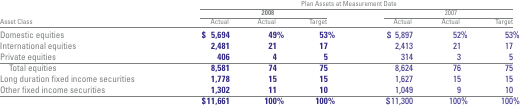
#> input picture baselines/docling_eval/test_images/FDX.2008.page_46.pdf_55235.png, 522 x 107 px
$ python -i document.py   (imports and definitions only)
#> lines starting #> are read from the running program, lines starting #| are printed output that depends on the picture
#> further down, picture is the input picture: PIL image 522x107 RGB; mean R, G, B 242.1, 242, 244.4
"""
Document Processing Module

Handles the initial processing of financial documents:
1. PDF to Image conversion
2. Image preprocessing (enhancement, normalization)
3. Document classification and page filtering

This module serves as the entry point for the financial document processing pipeline.
"""
import os
import io
import numpy as np
from PIL import Image, ImageEnhance, ImageFilter, ImageOps
from typing import List, Dict, Any, Optional, Tuple, Union
from pathlib import Path


class PDFLoader:
    """
    Converts PDF documents to images for downstream processing.

    Uses pdf2image library (requires poppler installation).
    """

    # [107 lines left out: functions __init__, _check_pdf2image, load, load_page, save_pages, not called in this run]


class ImagePreprocessor:
    """
    Preprocesses document images for optimal OCR and table detection.

    Provides various enhancement techniques commonly used in document processing.
    """

    def __init__(self, target_dpi: int = 300):
        """
        Initialize image preprocessor.

        Args:
            target_dpi: Target DPI for processing (higher = better quality but slower)
        """
        self.target_dpi = target_dpi

    # [95 lines left out: functions preprocess, enhance_contrast, enhance_sharpness, denoise, binarize, not called in this run]

    def deskew(self, image: Image.Image) -> Image.Image:
        """
        Correct image skew (rotation).

        Uses a simple approach based on detecting dominant angles.
        For production use, consider using more sophisticated methods.

        Args:
            image: Input image

        Returns:
            Deskewed image
        """
        # Convert to grayscale for analysis
        gray = image.convert('L')
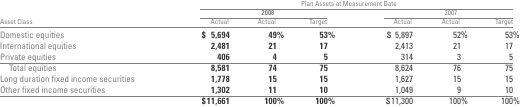
#> gray: PIL image 522x107 L; min 55, max 255, mean 242.3
        gray_array = np.array(gray)

        # Simple edge-based skew detection
        # This is a basic implementation; for better results use OpenCV's HoughLines
        try:
            # Detect edges
            edges = gray.filter(ImageFilter.FIND_EDGES)
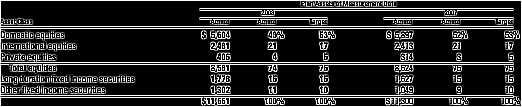
#> edges: PIL image 522x107 L; min 0, max 255, mean 44.1
            edges_array = np.array(edges)

            # Find non-zero points
            coords = np.column_stack(np.where(edges_array > 50))
#> coords = 11222 pairs, first value 0 to 106, second value 0 to 521

            if len(coords) < 100:
                return image  # Not enough edges to detect skew

            # Fit a line to estimate angle (simplified approach)
            # For better accuracy, use Hough transform
            angle = self._estimate_skew_angle(coords)

            if abs(angle) < 0.5:  # Less than 0.5 degrees, don't rotate
                return image

            if abs(angle) > 10:  # Too much skew, probably wrong detection
                return image

            # Rotate image
            return image.rotate(angle, expand=True, fillcolor='white')

        except Exception:
            # If skew detection fails, return original
            return image

    def _estimate_skew_angle(self, coords: np.ndarray) -> float:
        """Estimate skew angle from edge coordinates."""
        # Use PCA to find dominant direction
        coords = coords.astype(np.float64)
        coords -= coords.mean(axis=0)
#> coords = 11222 pairs, first value -54.55 to 51.45, second value -258.4 to 262.6

        # Covariance matrix
        cov = np.cov(coords.T)
#> cov = [[1106.6, -694.3], [-694.3, 25826.7]]

        # Eigenvalues and eigenvectors
        eigenvalues, eigenvectors = np.linalg.eig(cov)
#> eigenvalues = [1087.1, 25846.2]; eigenvectors = [[-1, 0.0281], [-0.0281, -1]]

        # Get angle of dominant eigenvector
        idx = np.argmax(eigenvalues)
#> idx = 1
        angle = np.degrees(np.arctan2(eigenvectors[1, idx], eigenvectors[0, idx]))
#> angle = -88.39

        # Normalize to small rotation
        if angle > 45:
            angle -= 90
        elif angle < -45:
            angle += 90
#> angle = 1.61

        return angle

    # [57 lines left out: functions normalize_size, auto_crop, not called in this run]


class DocumentProcessor:
    """
    High-level document processing class that orchestrates the full pipeline.

    Combines PDF loading, preprocessing, and prepares images for table extraction.
    """

    # [179 lines left out: functions __init__, process_pdf, process_image, process_batch, save_processed, load_pdf and 1 more, not called in this run]

>>> from PIL import Image
>>> picture = Image.open('../baselines/docling_eval/test_images/FDX.2008.page_46.pdf_55235.png')
>>> result = ImagePreprocessor().deskew(picture)
#> in deskew, `return image.rotate(angle, expand=True, fillcolor='white')`:
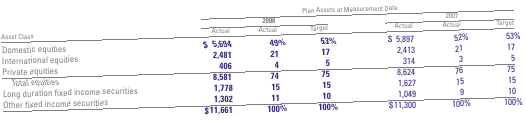
#> returned value: PIL image 526x123 RGB; mean R, G, B 243.9, 243.8, 245.9
